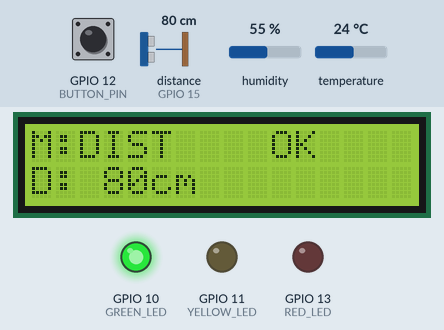
Simulated run of this sketch. Board: ESP32-S3. Parts: 16×2 character LCD, output pins drawn as LEDs (lit = HIGH). Wiring (inferred from the names in the program): ultrasonic range finder: trigger GPIO 16; echo GPIO 15. The inputs (shaded band) are chosen by the test bench; at power-on: distance to the obstacle (sensor on GPIO 15) 80 cm, GPIO 12 (BUTTON_PIN) HIGH, temperature 24 °C, humidity 55 %. The echo pulse lasts 58.3 µs per cm; pins used as bus, display or sensor lines are not drawn; what the sketch prints to the serial monitor is not drawn.

Above: at 2.9 s.
3.0 s: distance to the obstacle (sensor on GPIO 15) set to 32 cm
At 4.8 s:
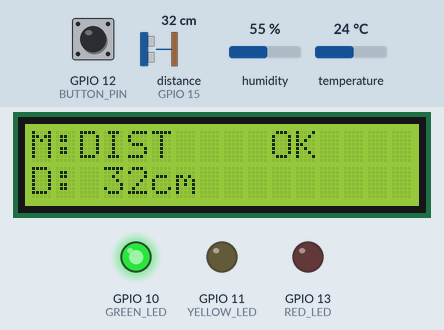
5.5 s: distance to the obstacle (sensor on GPIO 15) set to 27 cm
At 6.7 s:
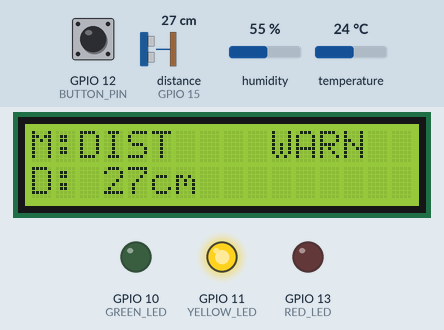
7.7 s: GPIO 12 (BUTTON_PIN) pulled LOW for 0.15 s
At 9.1 s:
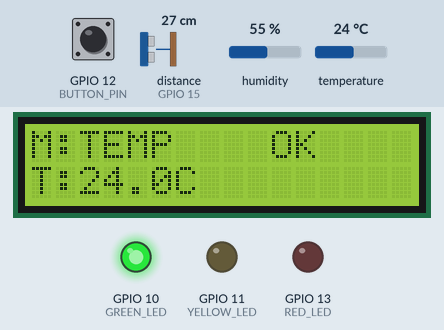
9.4 s: temperature set to 18.4 °C
At 11.0 s:
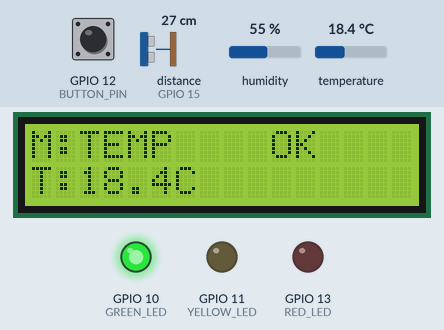
11.4 s: temperature set to 17.3 °C
At 13.1 s:
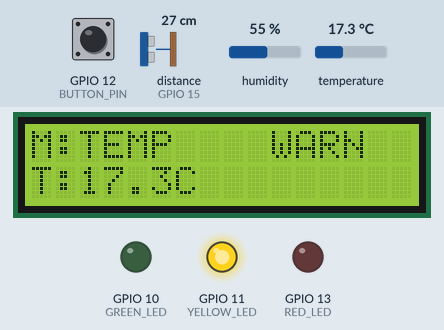
13.4 s: GPIO 12 (BUTTON_PIN) pulled LOW for 1 s
At 14.2 s:
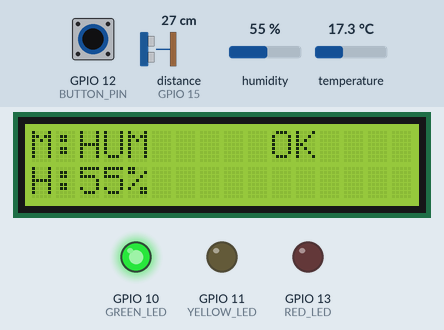
Timing chart, 0 to 16.4 s (numbered marks = the images above; inputs shaded):
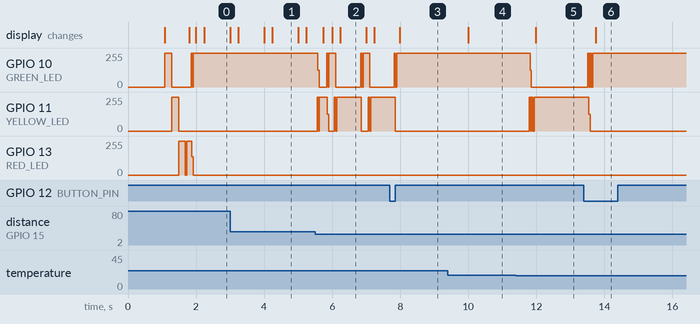

The sketch:

envrironmental_alarm.ino
```cpp
/**
 * ESP32-S3 Real-Time Environmental Alarm System
 *
 * Dual-core FreeRTOS project using an AM2320 sensor, HC-SR04 ultrasonic
 * sensor, 16x2 I2C LCD, three status LEDs, and a push button.
 */

#include <Arduino.h>
#include <Wire.h>
#include <LiquidCrystal_I2C.h>
#include <Adafruit_AM2320.h>

// Pin map
#define I2C_SDA 4
#define I2C_SCL 5
#define LCD_ADDR 0x27
#define TRIG_PIN 16
#define ECHO_PIN 15
#define GREEN_LED 10
#define YELLOW_LED 11
#define RED_LED 13
#define BUTTON_PIN 12

LiquidCrystal_I2C lcd(LCD_ADDR, 16, 2);
Adafruit_AM2320 am2320 = Adafruit_AM2320();

enum SensorType {
  SENSOR_ENV,
  SENSOR_DISTANCE
};

enum SystemStatus {
  STATUS_NORMAL,
  STATUS_WARNING,
  STATUS_ALERT
};

enum MonitorMode {
  MODE_DISTANCE,
  MODE_TEMP,
  MODE_HUMIDITY,
  MODE_COMFORT,
  MODE_FULL
};

struct SensorMessage {
  SensorType type;
  float temperature;
  float humidity;
  float distance;
  bool valid;
};

struct DisplayMessage {
  float temperature;
  float humidity;
  float distance;
  bool envValid;
  bool distValid;
  SystemStatus status;
  MonitorMode mode;
};

QueueHandle_t sensorQueue;
QueueHandle_t displayQueue;
volatile MonitorMode monitorMode = MODE_DISTANCE;

const char* statusText(SystemStatus status) {
  if (status == STATUS_NORMAL) return "OK";
  if (status == STATUS_WARNING) return "WARN";
  return "ALERT";
}

const char* modeText(MonitorMode mode) {
  if (mode == MODE_DISTANCE) return "DIST";
  if (mode == MODE_TEMP) return "TEMP";
  if (mode == MODE_HUMIDITY) return "HUM";
  if (mode == MODE_COMFORT) return "COMFORT";
  return "FULL";
}

SystemStatus worseStatus(SystemStatus a, SystemStatus b) {
  if (a == STATUS_ALERT || b == STATUS_ALERT) return STATUS_ALERT;
  if (a == STATUS_WARNING || b == STATUS_WARNING) return STATUS_WARNING;
  return STATUS_NORMAL;
}

float readDistanceCmOnce() {
  digitalWrite(TRIG_PIN, LOW);
  delayMicroseconds(3);
  digitalWrite(TRIG_PIN, HIGH);
  delayMicroseconds(10);
  digitalWrite(TRIG_PIN, LOW);

  unsigned long duration = pulseIn(ECHO_PIN, HIGH, 30000);
  if (duration == 0) return NAN;

  float distance = duration / 58.0;
  if (distance < 2.0 || distance > 400.0) return NAN;
  return distance;
}

float readDistanceCmFiltered() {
  const int samples = 5;
  float sum = 0;
  int count = 0;

  for (int i = 0; i < samples; i++) {
    float distance = readDistanceCmOnce();
    if (!isnan(distance)) {
      sum += distance;
      count++;
    }
    delay(10);
  }

  if (count == 0) return NAN;
  return sum / count;
}

SystemStatus distanceStatus(float distance, bool valid) {
  if (!valid || isnan(distance)) return STATUS_ALERT;
  if (distance > 30.0) return STATUS_NORMAL;
  if (distance > 15.0) return STATUS_WARNING;
  return STATUS_ALERT;
}

SystemStatus tempStatus(float temperature, bool valid) {
  if (!valid || isnan(temperature)) return STATUS_ALERT;
  if (temperature >= 18.0 && temperature <= 28.0) return STATUS_NORMAL;
  if ((temperature >= 15.0 && temperature < 18.0) ||
      (temperature > 28.0 && temperature <= 32.0)) {
    return STATUS_WARNING;
  }
  return STATUS_ALERT;
}

SystemStatus humidityStatus(float humidity, bool valid) {
  if (!valid || isnan(humidity)) return STATUS_ALERT;
  if (humidity >= 30.0 && humidity <= 60.0) return STATUS_NORMAL;
  if ((humidity >= 20.0 && humidity < 30.0) ||
      (humidity > 60.0 && humidity <= 70.0)) {
    return STATUS_WARNING;
  }
  return STATUS_ALERT;
}

SystemStatus computeSystemStatus(
  MonitorMode mode,
  float temperature,
  float humidity,
  float distance,
  bool envValid,
  bool distValid
) {
  SystemStatus temperatureState = tempStatus(temperature, envValid);
  SystemStatus humidityState = humidityStatus(humidity, envValid);
  SystemStatus distanceState = distanceStatus(distance, distValid);

  if (mode == MODE_DISTANCE) return distanceState;
  if (mode == MODE_TEMP) return temperatureState;
  if (mode == MODE_HUMIDITY) return humidityState;
  if (mode == MODE_COMFORT) {
    return worseStatus(temperatureState, humidityState);
  }

  return worseStatus(
    worseStatus(temperatureState, humidityState),
    distanceState
  );
}

void setLEDs(SystemStatus status) {
  digitalWrite(GREEN_LED, LOW);
  digitalWrite(YELLOW_LED, LOW);
  digitalWrite(RED_LED, LOW);

  if (status == STATUS_NORMAL) {
    digitalWrite(GREEN_LED, HIGH);
  } else if (status == STATUS_WARNING) {
    digitalWrite(YELLOW_LED, HIGH);
  } else {
    digitalWrite(RED_LED, HIGH);
  }
}

void AM2320Task(void* parameter) {
  TickType_t lastWake = xTaskGetTickCount();

  while (true) {
    SensorMessage message;
    message.type = SENSOR_ENV;
    message.distance = NAN;

    float temperature = am2320.readTemperature();
    float humidity = am2320.readHumidity();

    if (isnan(temperature) || isnan(humidity)) {
      message.valid = false;
      message.temperature = NAN;
      message.humidity = NAN;
      Serial.println("[AM2320Task] ERROR");
    } else {
      message.valid = true;
      message.temperature = temperature;
      message.humidity = humidity;

      Serial.print("[AM2320Task] T=");
      Serial.print(temperature);
      Serial.print(" C H=");
      Serial.print(humidity);
      Serial.println(" %");
    }

    xQueueSend(sensorQueue, &message, 0);
    vTaskDelayUntil(&lastWake, pdMS_TO_TICKS(1000));
  }
}

void UltrasonicTask(void* parameter) {
  TickType_t lastWake = xTaskGetTickCount();

  while (true) {
    SensorMessage message;
    message.type = SENSOR_DISTANCE;
    message.temperature = NAN;
    message.humidity = NAN;

    float distance = readDistanceCmFiltered();

    if (isnan(distance)) {
      message.valid = false;
      message.distance = NAN;
      Serial.println("[UltrasonicTask] No echo");
    } else {
      message.valid = true;
      message.distance = distance;

      Serial.print("[UltrasonicTask] D=");
      Serial.print(distance);
      Serial.println(" cm");
    }

    xQueueSend(sensorQueue, &message, 0);
    vTaskDelayUntil(&lastWake, pdMS_TO_TICKS(250));
  }
}

void ControlTask(void* parameter) {
  TickType_t lastWake = xTaskGetTickCount();

  float latestTemperature = NAN;
  float latestHumidity = NAN;
  float latestDistance = NAN;
  bool envValid = false;
  bool distValid = false;

  while (true) {
    SensorMessage message;

    while (xQueueReceive(sensorQueue, &message, 0) == pdTRUE) {
      if (message.type == SENSOR_ENV && message.valid) {
        envValid = true;
        latestTemperature = message.temperature;
        latestHumidity = message.humidity;
      }

      if (message.type == SENSOR_DISTANCE && message.valid) {
        distValid = true;
        latestDistance = message.distance;
      }
    }

    MonitorMode currentMode = monitorMode;
    SystemStatus status = computeSystemStatus(
      currentMode,
      latestTemperature,
      latestHumidity,
      latestDistance,
      envValid,
      distValid
    );

    setLEDs(status);

    DisplayMessage displayMessage;
    displayMessage.temperature = latestTemperature;
    displayMessage.humidity = latestHumidity;
    displayMessage.distance = latestDistance;
    displayMessage.envValid = envValid;
    displayMessage.distValid = distValid;
    displayMessage.status = status;
    displayMessage.mode = currentMode;

    xQueueOverwrite(displayQueue, &displayMessage);
    vTaskDelayUntil(&lastWake, pdMS_TO_TICKS(20));
  }
}

void LCDTask(void* parameter) {
  TickType_t lastWake = xTaskGetTickCount();
  DisplayMessage message;
  MonitorMode lastMode = MODE_FULL;

  while (true) {
    if (xQueueReceive(displayQueue, &message, pdMS_TO_TICKS(100)) == pdTRUE) {
      if (message.mode != lastMode) {
        lcd.clear();
        lastMode = message.mode;
      }

      char line1[17];
      snprintf(
        line1,
        sizeof(line1),
        "M:%-7s %-5s",
        modeText(message.mode),
        statusText(message.status)
      );

      lcd.setCursor(0, 0);
      lcd.print(line1);

      char line2[17];

      if (message.mode == MODE_DISTANCE) {
        if (message.distValid) {
          snprintf(line2, sizeof(line2), "D:%3.0fcm        ", message.distance);
        } else {
          snprintf(line2, sizeof(line2), "D:ERROR         ");
        }
      } else if (message.mode == MODE_TEMP) {
        if (message.envValid) {
          snprintf(line2, sizeof(line2), "T:%4.1fC        ", message.temperature);
        } else {
          snprintf(line2, sizeof(line2), "T:ERROR         ");
        }
      } else if (message.mode == MODE_HUMIDITY) {
        if (message.envValid) {
          snprintf(line2, sizeof(line2), "H:%2.0f%%          ", message.humidity);
        } else {
          snprintf(line2, sizeof(line2), "H:ERROR         ");
        }
      } else if (message.mode == MODE_COMFORT) {
        if (message.envValid) {
          snprintf(
            line2,
            sizeof(line2),
            "T:%2.0f H:%2.0f%%     ",
            message.temperature,
            message.humidity
          );
        } else {
          snprintf(line2, sizeof(line2), "ENV ERROR       ");
        }
      } else {
        if (message.envValid && message.distValid) {
          snprintf(
            line2,
            sizeof(line2),
            "T:%2.0f H:%2.0f D:%2.0f",
            message.temperature,
            message.humidity,
            message.distance
          );
        } else {
          snprintf(line2, sizeof(line2), "SENSOR ERROR    ");
        }
      }

      lcd.setCursor(0, 1);
      lcd.print(line2);
    }

    vTaskDelayUntil(&lastWake, pdMS_TO_TICKS(250));
  }
}

void ButtonTask(void* parameter) {
  bool lastReading = HIGH;
  bool stableState = HIGH;
  unsigned long lastChange = 0;
  const unsigned long debounceMs = 50;

  while (true) {
    bool reading = digitalRead(BUTTON_PIN);

    if (reading != lastReading) {
      lastChange = millis();
      lastReading = reading;
    }

    if ((millis() - lastChange) > debounceMs && reading != stableState) {
      stableState = reading;

      if (stableState == LOW) {
        int nextMode = (static_cast<int>(monitorMode) + 1) % 5;
        monitorMode = static_cast<MonitorMode>(nextMode);

        Serial.print("[ButtonTask] Mode changed to ");
        Serial.println(modeText(monitorMode));
      }
    }

    vTaskDelay(pdMS_TO_TICKS(50));
  }
}

void setup() {
  Serial.begin(115200);
  delay(1000);

  Serial.println();
  Serial.println("=== ESP32-S3 Environmental Alarm ===");

  Wire.begin(I2C_SDA, I2C_SCL);

  lcd.init();
  lcd.backlight();
  lcd.clear();
  lcd.setCursor(0, 0);
  lcd.print("Env Alarm");
  lcd.setCursor(0, 1);
  lcd.print("Starting...");

  if (!am2320.begin()) {
    Serial.println("AM2320 begin failed");
    lcd.clear();
    lcd.setCursor(0, 0);
    lcd.print("AM2320 FAIL");
    delay(1000);
  } else {
    Serial.println("AM2320 begin OK");
  }

  pinMode(TRIG_PIN, OUTPUT);
  pinMode(ECHO_PIN, INPUT);
  digitalWrite(TRIG_PIN, LOW);

  pinMode(GREEN_LED, OUTPUT);
  pinMode(YELLOW_LED, OUTPUT);
  pinMode(RED_LED, OUTPUT);
  pinMode(BUTTON_PIN, INPUT_PULLUP);

  sensorQueue = xQueueCreate(10, sizeof(SensorMessage));
  displayQueue = xQueueCreate(1, sizeof(DisplayMessage));

  if (sensorQueue == nullptr || displayQueue == nullptr) {
    Serial.println("Queue creation failed");
    while (true) {
      delay(1000);
    }
  }

  digitalWrite(GREEN_LED, HIGH);
  delay(200);
  digitalWrite(GREEN_LED, LOW);

  digitalWrite(YELLOW_LED, HIGH);
  delay(200);
  digitalWrite(YELLOW_LED, LOW);

  digitalWrite(RED_LED, HIGH);
  delay(200);
  digitalWrite(RED_LED, LOW);

  xTaskCreatePinnedToCore(AM2320Task, "AM2320Task", 4096, nullptr, 1, nullptr, 0);
  xTaskCreatePinnedToCore(UltrasonicTask, "UltrasonicTask", 4096, nullptr, 1, nullptr, 0);
  xTaskCreatePinnedToCore(ControlTask, "ControlTask", 4096, nullptr, 2, nullptr, 1);
  xTaskCreatePinnedToCore(LCDTask, "LCDTask", 4096, nullptr, 1, nullptr, 1);
  xTaskCreatePinnedToCore(ButtonTask, "ButtonTask", 2048, nullptr, 1, nullptr, 1);

  lcd.clear();
  lcd.setCursor(0, 0);
  lcd.print("System Running");
  lcd.setCursor(0, 1);
  lcd.print("FreeRTOS OK");
}

void loop() {
  vTaskDelay(pdMS_TO_TICKS(1000));
}
```

Measured:
- the behaviour switches between 30 and 29 cm on distance to the obstacle (sensor on GPIO 15) (found by bisection; images 1 and 2)
- the behaviour switches between 18 and 17.9 °C on temperature (found by bisection; images 4 and 5)
- after the input at 3.0 s, the display: changes after 0.24 s (image 1)
- after the input at 5.5 s, the display: first changes after 0.24 s (image 2 shows a later state)
- after the input at 7.7 s, GPIO 10 (GREEN_LED): goes on until 7.9 s, then stays 255/255; GPIO 11 (YELLOW_LED): goes on until 7.9 s, then stays 0/255; the display: changes after 0.29 s (image 3)
- after the input at 9.4 s, the display: changes after 0.60 s (image 4)
- after the input at 11.4 s, GPIO 10 (GREEN_LED): 255/255 → 0/255 after 0.42 s; GPIO 11 (YELLOW_LED): 0/255 → 255/255 after 0.40 s; the display: changes after 0.59 s (image 5)
- after the input at 13.4 s, GPIO 10 (GREEN_LED): 0/255 → 255/255 after 0.12 s; GPIO 11 (YELLOW_LED): 255/255 → 0/255 after 0.14 s; the display: changes after 0.34 s (image 6)
